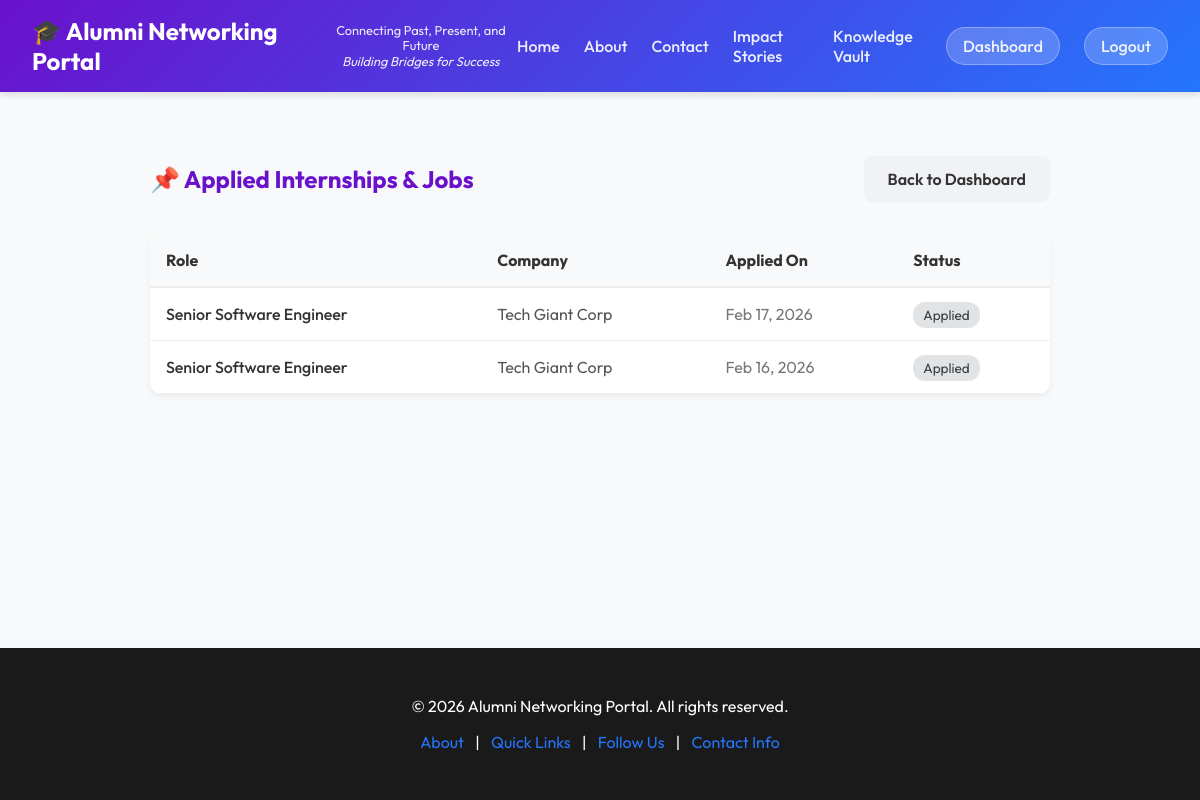
Page /applied_jobs/ (signed in) on the committed database.
### network/models.py (models this page shows, shortened)
class Application(models.Model):
    STATUS_CHOICES = (
        ('applied', 'Applied'),
        ('interview', 'Interview Scheduled'),
        ('accepted', 'Accepted'),
        ('rejected', 'Rejected'),
    )
    user = models.ForeignKey(User, on_delete=models.CASCADE)
    opportunity = models.ForeignKey(Opportunity, on_delete=models.CASCADE)
    status = models.CharField(max_length=20, choices=STATUS_CHOICES, default='applied')
    applied_at = models.DateTimeField(auto_now_add=True)
    interview_date = models.DateTimeField(null=True, blank=True)

class Opportunity(models.Model):
    OPPORTUNITY_TYPE_CHOICES = (
        ('internship', 'Internship'),
        ('job', 'Job'),
    )
    CATEGORY_CHOICES = (
        ('govt', 'Government'),
        ('private', 'Private'),
    )
    STIPEND_CHOICES = (
        ('paid', 'Paid'),
        ('unpaid', 'Unpaid'),
    )
    DOMAIN_CHOICES = (
        ('software', 'Software'),
        ('hardware', 'Hardware'),
        ('other', 'Other'),
    )
    title = models.CharField(max_length=200)
    description = models.TextField()
    type = models.CharField(max_length=20, choices=OPPORTUNITY_TYPE_CHOICES)
    category = models.CharField(max_length=20, choices=CATEGORY_CHOICES, default='private')
    stipend_type = models.CharField(max_length=10, choices=STIPEND_CHOICES, default='paid', blank=True)
    domain = models.CharField(max_length=10, choices=DOMAIN_CHOICES, default='software')
    company = models.CharField(max_length=100)
    location = models.CharField(max_length=100)
    posted_by = models.ForeignKey(User, on_delete=models.CASCADE)
    created_at = models.DateTimeField(auto_now_add=True)
    min_assessment_score = models.IntegerField(default=25)

### network/views.py (the view)
# urls.py: path('applied_jobs/', views.applied_jobs_view, name='applied_jobs'),
@login_required
def applied_jobs_view(request):
    applications = Application.objects.filter(user=request.user).order_by('-applied_at')
    return render(request, 'applied_jobs.html', {'applications': applications})

### templates/applied_jobs.html
{% extends 'base.html' %}
{% block content %}
<div class="container" style="max-width: 900px; margin: 2rem auto; padding: 2rem;">
    <div style="display: flex; justify-content: space-between; align-items: center; margin-bottom: 2rem;">
        <h2 style="color: var(--primary-color); margin: 0;">📌 Applied Internships & Jobs</h2>
        <a href="{% url 'dashboard' %}" class="btn" style="background: #f0f2f5; color: #333;">Back to Dashboard</a>
    </div>
    <div style="background: white; border-radius: 12px; box-shadow: 0 4px 6px rgba(0,0,0,0.05); overflow: hidden;">
        <table style="width: 100%; border-collapse: collapse;">
            <thead>
                <tr style="background: #f8f9fa; text-align: left;">
                    <th style="padding: 1rem; border-bottom: 2px solid #eee;">Role</th>
                    <th style="padding: 1rem; border-bottom: 2px solid #eee;">Company</th>
                    <th style="padding: 1rem; border-bottom: 2px solid #eee;">Applied On</th>
                    <th style="padding: 1rem; border-bottom: 2px solid #eee;">Status</th>
                </tr>
            </thead>
            <tbody>
                {% for app in applications %}
                <tr style="border-bottom: 1px solid #eee;">
                    <td style="padding: 1rem; font-weight: 500;">{{ app.opportunity.title }}</td>
                    <td style="padding: 1rem; color: #555;">{{ app.opportunity.company }}</td>
                    <td style="padding: 1rem; color: #777;">{{ app.applied_at|date:"M d, Y" }}</td>
                    <td style="padding: 1rem;">
                        <span style="padding: 4px 10px; border-radius: 12px; font-size: 0.85rem;
                            background: {% if app.status == 'accepted' %}#d4edda; color: #155724;
                            {% elif app.status == 'rejected' %}#f8d7da; color: #721c24;
                            {% elif app.status == 'interview' %}#fff3cd; color: #856404;
                            {% else %}#e2e3e5; color: #383d41;{% endif %}">
                            {{ app.get_status_display }}
                        </span>
                    </td>
                </tr>
                {% empty %}
                <tr>
                    <td colspan="4" style="padding: 2rem; text-align: center; color: #777;">You haven't applied to any
                        opportunities yet.</td>
                </tr>
                {% endfor %}
            </tbody>
        </table>
    </div>
</div>
{% endblock %}

### templates/base.html (style rules this page uses)
:root { --primary-color: #6a11cb; --secondary-color: #2575fc; --accent-color: #ff9a9e; --text-color: #333; --bg-color: #f8f9fa; --glass-bg: rgba(255, 255, 255, 0.85); --glass-border: rgba(255, 255, 255, 0.3); }
body { font-family: 'Outfit', sans-serif; margin: 0; padding: 0; background-color: var(--bg-color); color: var(--text-color); display: flex; flex-direction: column; min-height: 100vh; }
.container { max-width: 1200px; margin: 0 auto; padding: 2rem; }
.btn { background: linear-gradient(135deg, var(--primary-color), var(--secondary-color)); color: white; padding: 0.8rem 1.5rem; border: none; border-radius: 8px; cursor: pointer; font-weight: 600; transition: transform 0.2s, box-shadow 0.2s; text-decoration: none; display: inline-block; }

### rows in the picture
Application: opportunity "Senior Software Engineer", opportunity.company "Tech Giant Corp", applied_at "Feb 17, 2026", status "Applied"
Application: opportunity "Senior Software Engineer", opportunity.company "Tech Giant Corp", applied_at "Feb 16, 2026", status "Applied"
